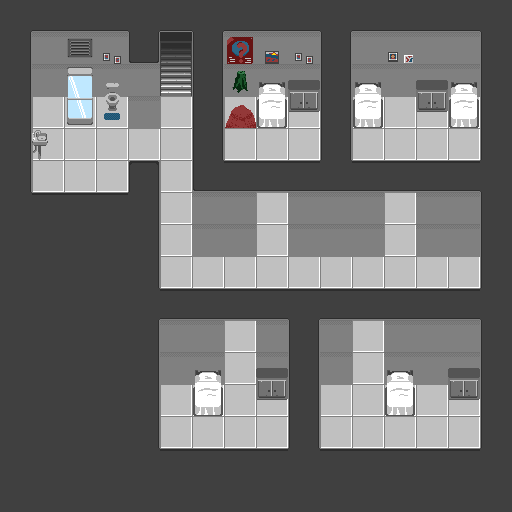

The image is a tile-based game level rendered from a .tmx file. Its description and complete source (layers, tilesets, objects, tile grids) follow:
An orthogonal 16x16 tile map with 32x32 px tiles, 5 tile layers (Background, Shadows, Obstacles, Foreground, ...).

<map version="1.10" tiledversion="1.10.1" orientation="orthogonal" renderorder="right-down" width="16" height="16" tilewidth="32" tileheight="32" infinite="0" nextlayerid="7" nextobjectid="1">
 <editorsettings>
  <export target="Base_Upstairs.xml" format="tmx" />
 </editorsettings>
 <tileset firstgid="1" source="Base_tileset.tsx" />
 <layer id="1" name="Background" width="16" height="16">
  <data encoding="csv">
11,11,11,11,11,11,11,11,11,11,11,11,11,11,11,11,
11,11,11,11,11,211,11,11,11,11,11,11,11,11,11,11,
11,11,11,11,11,11,11,11,11,11,11,11,11,11,11,11,
11,11,11,11,11,11,11,11,11,11,11,11,11,11,11,11,
11,11,11,11,11,11,11,11,11,11,11,11,11,11,11,11,
11,11,11,11,11,11,11,11,11,11,11,11,11,11,11,11,
11,11,11,11,11,11,11,11,11,11,11,11,11,11,11,11,
11,11,11,11,11,11,11,11,11,11,11,11,11,11,11,11,
11,11,11,11,11,11,11,11,11,11,11,11,11,11,11,11,
11,11,11,11,11,11,11,11,11,11,11,11,11,11,11,11,
11,11,11,11,11,11,11,11,11,11,11,11,11,11,11,11,
11,11,11,11,11,11,11,11,11,11,11,11,11,11,11,11,
11,11,11,11,11,11,11,11,11,11,11,11,11,11,11,11,
11,11,11,11,11,11,11,11,11,11,11,11,11,11,11,11,
0,0,0,0,0,0,0,0,0,0,0,0,0,0,0,0,
0,0,0,0,0,0,0,0,0,0,0,0,0,0,0,0
</data>
 </layer>
 <layer id="2" name="Shadows" width="16" height="16">
  <data encoding="csv">
0,0,0,0,0,0,0,0,0,0,0,0,0,0,0,0,
0,0,33,33,0,21,0,33,33,33,0,0,33,0,0,0,
0,0,33,33,0,31,0,33,33,33,0,33,0,33,33,0,
0,0,0,0,0,0,0,0,0,0,0,0,0,0,0,0,
0,0,0,0,0,0,0,0,0,0,0,0,0,0,0,0,
0,0,0,0,0,0,0,0,0,0,0,0,0,0,0,0,
0,0,0,0,0,0,0,0,0,0,0,0,0,0,0,0,
0,0,0,0,0,0,0,0,0,0,0,0,0,0,0,0,
0,0,0,0,0,0,0,0,0,0,0,0,0,0,0,0,
0,0,0,0,0,0,0,0,0,0,0,0,0,0,0,0,
0,0,0,0,0,0,0,0,0,0,0,0,0,0,0,0,
0,0,0,0,0,0,33,0,33,0,0,0,33,0,33,0,
0,0,0,0,0,0,0,0,0,0,0,0,0,0,0,0,
0,0,0,0,0,0,0,0,0,0,0,0,0,0,0,0,
0,0,0,0,0,0,0,0,0,0,0,0,0,0,0,0,
0,0,0,0,0,0,0,0,0,0,0,0,0,0,0,0
</data>
 </layer>
 <layer id="3" name="Obstacles" width="16" height="16">
  <data encoding="csv">
13,23,23,23,13,23,13,23,23,23,13,23,23,23,23,13,
14,33,7,78,15,0,25,77,68,78,25,33,58,33,33,12,
14,33,179,167,33,0,25,109,69,38,25,69,33,38,69,12,
14,0,189,177,33,0,25,119,79,48,25,79,0,48,79,12,
14,178,0,0,0,0,25,0,0,0,25,0,0,0,0,12,
14,0,0,0,0,0,22,0,0,0,23,0,0,0,0,13,
13,0,0,0,14,0,33,33,0,33,33,33,0,33,33,12,
13,13,13,13,14,0,33,33,0,33,33,33,0,33,33,12,
13,13,13,13,14,0,0,0,0,0,0,0,0,0,0,12,
13,13,13,13,13,0,0,0,0,0,0,0,0,0,0,13,
13,13,13,13,14,33,33,0,33,25,33,0,33,33,33,12,
13,13,13,13,14,33,69,0,38,25,33,0,69,33,38,12,
13,13,13,13,14,0,79,0,48,25,0,0,79,0,48,12,
13,13,13,13,14,0,0,0,0,25,0,0,0,0,0,12,
13,13,13,13,13,0,0,0,0,13,0,0,0,0,0,13,
13,13,13,13,13,13,13,13,13,13,13,13,13,13,13,13
</data>
 </layer>
 <layer id="4" name="Foreground" width="16" height="16">
  <data encoding="csv">
0,0,0,0,0,23,0,0,0,0,0,0,0,0,0,0,
0,0,0,0,0,0,0,0,0,0,0,0,0,0,0,0,
0,0,0,0,0,0,0,0,0,0,0,0,0,0,0,0,
0,0,0,0,0,0,0,0,0,0,0,0,0,0,0,0,
0,0,0,0,0,0,0,0,0,0,0,0,0,0,0,0,
0,0,0,0,5,0,0,26,26,26,0,26,26,26,26,0,
0,3,3,3,0,0,0,0,0,0,0,0,0,0,0,0,
0,0,0,0,0,0,0,0,0,0,0,0,0,0,0,0,
0,0,0,0,0,0,0,0,0,0,0,0,0,0,0,0,
0,0,0,0,0,26,26,26,26,3,26,26,26,26,26,0,
0,0,0,0,0,0,0,0,0,0,0,0,0,0,0,0,
0,0,0,0,0,0,0,0,0,0,0,0,0,0,0,0,
0,0,0,0,0,0,0,0,0,0,0,0,0,0,0,0,
0,0,0,0,0,0,0,0,0,0,0,0,0,0,0,0,
0,0,0,0,0,3,3,3,3,0,3,3,3,3,3,0,
0,0,0,0,0,0,0,0,0,0,0,0,0,0,0,0
</data>
 </layer>
 <layer id="5" name="Doors" width="16" height="16">
  <data encoding="csv">
0,0,0,0,0,0,0,0,0,0,0,0,0,0,0,0,
0,0,0,0,0,0,0,0,0,0,0,0,0,0,0,0,
0,0,0,0,0,0,0,0,0,0,0,0,0,0,0,0,
0,0,0,0,0,0,0,0,0,0,0,0,0,0,0,0,
0,0,0,0,0,0,0,0,0,0,0,0,0,0,0,0,
0,0,0,0,0,0,0,0,0,0,0,0,0,0,0,0,
0,0,0,0,0,0,0,0,0,0,0,0,0,0,0,0,
0,0,0,0,0,0,0,0,0,0,0,0,0,0,0,0,
0,0,0,0,0,0,0,0,0,0,0,0,0,0,0,0,
0,0,0,0,0,0,0,0,0,0,0,0,0,0,0,0,
0,0,0,0,0,0,0,0,0,0,0,0,0,0,0,0,
0,0,0,0,0,0,0,0,0,0,0,0,0,0,0,0,
0,0,0,0,0,0,0,0,0,0,0,0,0,0,0,0,
0,0,0,0,0,0,0,0,0,0,0,0,0,0,0,0,
0,0,0,0,0,0,0,0,0,0,0,0,0,0,0,0,
0,0,0,0,0,0,0,0,0,0,0,0,0,0,0,0
</data>
 </layer>
 <objectgroup id="6" name="Objects" />
</map>